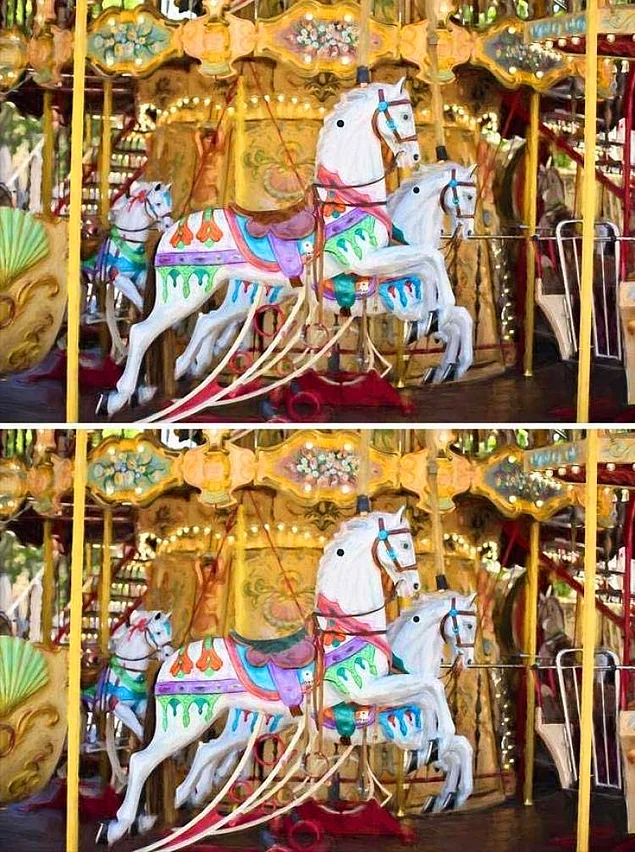
#> input picture input.png, 635 x 852 px
$ python __init__.py
#> lines starting #> are read from the running program, lines starting #| are printed output that depends on the picture; after the words box and inside, x2 and y2 are one past the last pixel; in counts of white or black regions, pixels touching at a corner belong together
import cv2
img=cv2.imread("input.png")
#> img is the input picture: shape (852, 635, 3); mean B, G, R 91.3, 125.6, 154.6
## İki farklı resim tek bir resimde olduğundan resmi 2 ye böldük
y_uzunlugu=img.shape[0]
#> y_uzunlugu = 852
yarisi=int(y_uzunlugu/2)
#> yarisi = 426
roi1=img[0:(yarisi-3),0:635] ### Resimlerde tam boyutsal eşitlik olmadığı için test ederek 3 piksel çıkarttık
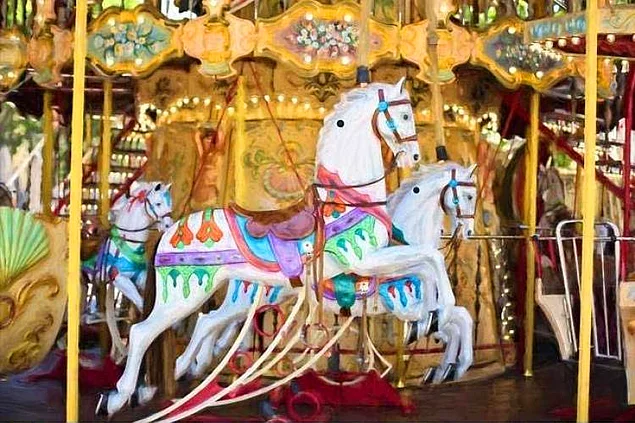
#> roi1: shape (423, 635, 3); mean B, G, R 90.2, 124.7, 154
roi2=img[yarisi+3:(852),0:635]
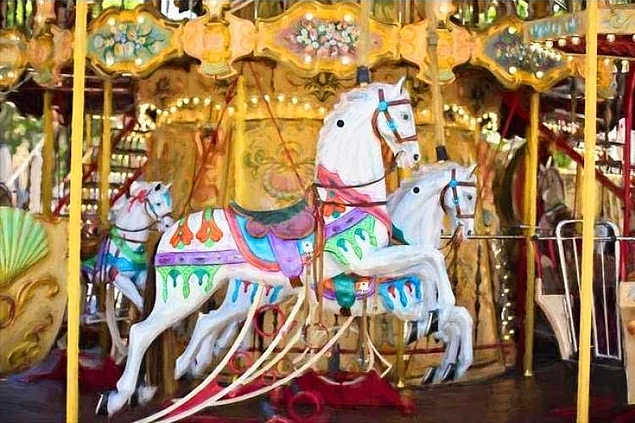
#> roi2: shape (423, 635, 3); mean B, G, R 90.4, 124.7, 153.8
fark = cv2.absdiff(roi1, roi2)
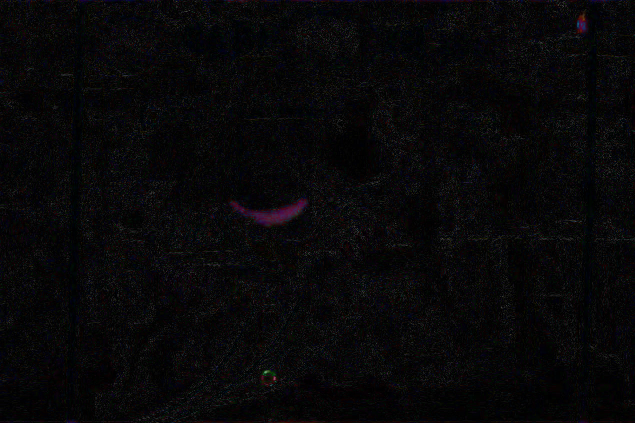
#> fark: shape (423, 635, 3); mean B, G, R 8.4, 7.4, 7.9
fark_gray=cv2.cvtColor(fark,cv2.COLOR_BGR2GRAY)
blur = cv2.GaussianBlur(fark_gray, (15, 15), 0)
_,th=cv2.threshold(blur,27,255,cv2.THRESH_BINARY)
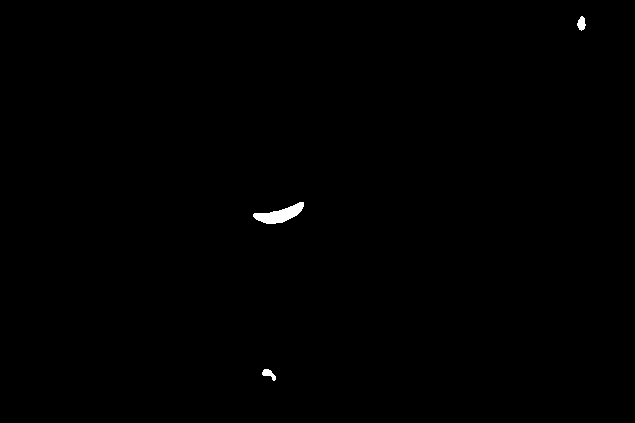
#> th: shape (423, 635); 0.27% white; 3 white regions
contours,_=cv2.findContours(th,cv2.RETR_EXTERNAL,cv2.CHAIN_APPROX_SIMPLE)
#> contours = 3 contours; box (x1, y1, x2, y2) and area: (253, 202, 304, 224) 492, (577, 16, 586, 31) 74, (262, 369, 276, 381) 68
for cnt in contours:
    (x, y, w, h) = cv2.boundingRect(cnt)
    cv2.rectangle(roi2, (x-5, y-5), (x + w+10, y + h+10), (0, 255, 0), 2)
    cv2.rectangle(roi1, (x - 5, y - 5), (x + w + 10, y + h + 10), (0, 255, 0), 2)
#> this loop made 3 passes
#> (x, y, w, h) on passes 1 to 3: (262, 369, 14, 12), (253, 202, 51, 22), (577, 16, 9, 15)
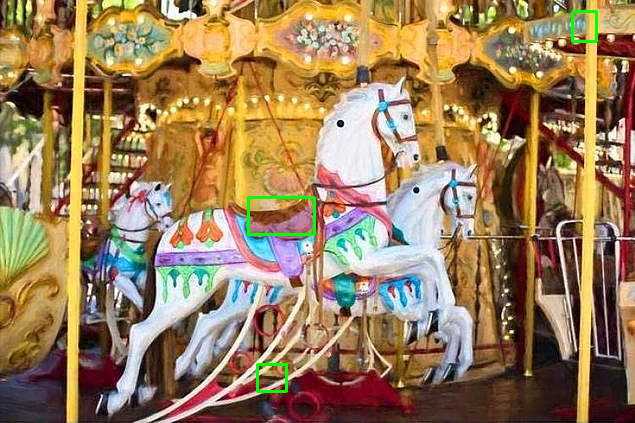
#> roi1: shape (423, 635, 3); 0.47% of pixels changed, all inside (x1, y1, x2, y2) = (247, 10, 598, 393)
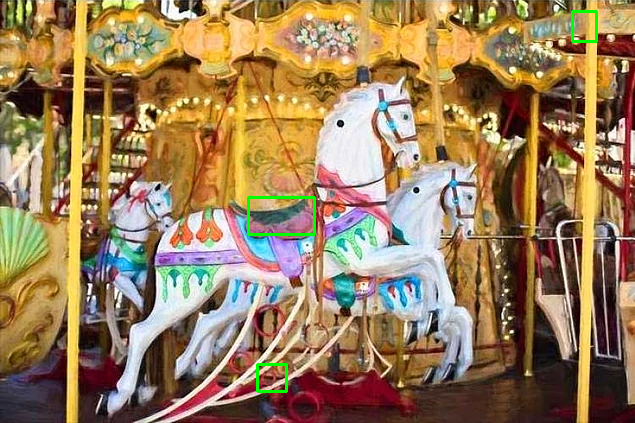
#> roi2: shape (423, 635, 3); 0.47% of pixels changed, all inside (x1, y1, x2, y2) = (247, 10, 598, 393)
cv2.imshow("1.Resim",roi1)
cv2.imshow("2.Resim",roi2)
cv2.waitKey()
cv2.destroyAllWindows()
